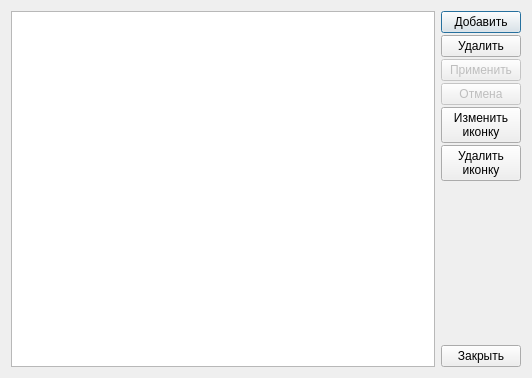
<?xml version="1.0" encoding="UTF-8"?>
<ui version="4.0">
 <class>AddEditTypeDevice</class>
 <widget class="QDialog" name="AddEditTypeDevice">
  <property name="geometry">
   <rect>
    <x>0</x>
    <y>0</y>
    <width>532</width>
    <height>378</height>
   </rect>
  </property>
  <property name="windowTitle">
   <string>Редактирование типов устройств</string>
  </property>
  <property name="windowIcon">
   <iconset resource="../icons.qrc">
    <normaloff>:/22x22/hardware/ico/hardware_22x22.png</normaloff>:/22x22/hardware/ico/hardware_22x22.png</iconset>
  </property>
  <layout class="QHBoxLayout" name="horizontalLayout">
   <item>
    <widget class="QTableView" name="typeDeviceView">
     <property name="font">
      <font>
       <weight>75</weight>
       <bold>true</bold>
      </font>
     </property>
     <property name="alternatingRowColors">
      <bool>true</bool>
     </property>
     <property name="selectionMode">
      <enum>QAbstractItemView::SingleSelection</enum>
     </property>
     <property name="selectionBehavior">
      <enum>QAbstractItemView::SelectRows</enum>
     </property>
     <property name="gridStyle">
      <enum>Qt::DotLine</enum>
     </property>
     <property name="cornerButtonEnabled">
      <bool>false</bool>
     </property>
    </widget>
   </item>
   <item>
    <layout class="QVBoxLayout" name="verticalLayout">
     <property name="spacing">
      <number>2</number>
     </property>
     <item>
      <widget class="QPushButton" name="addButton">
       <property name="text">
        <string>Добавить</string>
       </property>
       <property name="icon">
        <iconset resource="../icons.qrc">
         <normaloff>:/16x16/add/ico/edit_add_16x16.png</normaloff>:/16x16/add/ico/edit_add_16x16.png</iconset>
       </property>
      </widget>
     </item>
     <item>
      <widget class="QPushButton" name="delButton">
       <property name="text">
        <string>Удалить</string>
       </property>
       <property name="icon">
        <iconset resource="../icons.qrc">
         <normaloff>:/16x16/cancelDel/ico/del_16x16.png</normaloff>:/16x16/cancelDel/ico/del_16x16.png</iconset>
       </property>
      </widget>
     </item>
     <item>
      <widget class="QPushButton" name="submitButton">
       <property name="enabled">
        <bool>false</bool>
       </property>
       <property name="text">
        <string>Применить</string>
       </property>
       <property name="icon">
        <iconset resource="../icons.qrc">
         <normaloff>:/16x16/apply/ico/apply_16x16.png</normaloff>:/16x16/apply/ico/apply_16x16.png</iconset>
       </property>
      </widget>
     </item>
     <item>
      <widget class="QPushButton" name="revertButton">
       <property name="enabled">
        <bool>false</bool>
       </property>
       <property name="text">
        <string>Отмена</string>
       </property>
       <property name="icon">
        <iconset resource="../icons.qrc">
         <normaloff>:/16x16/revert/ico/revert_16x16.png</normaloff>:/16x16/revert/ico/revert_16x16.png</iconset>
       </property>
      </widget>
     </item>
     <item>
      <widget class="QPushButton" name="buttonEditIcon">
       <property name="text">
        <string>Изменить
иконку</string>
       </property>
       <property name="icon">
        <iconset resource="../icons.qrc">
         <normaloff>:/16x16/edit/ico/edit_16x16.png</normaloff>:/16x16/edit/ico/edit_16x16.png</iconset>
       </property>
      </widget>
     </item>
     <item>
      <widget class="QPushButton" name="delIcoButton">
       <property name="enabled">
        <bool>true</bool>
       </property>
       <property name="text">
        <string>Удалить
иконку</string>
       </property>
       <property name="icon">
        <iconset resource="../icons.qrc">
         <normaloff>:/16x16/cancelDel/ico/del_16x16.png</normaloff>:/16x16/cancelDel/ico/del_16x16.png</iconset>
       </property>
      </widget>
     </item>
     <item>
      <spacer name="verticalSpacer">
       <property name="orientation">
        <enum>Qt::Vertical</enum>
       </property>
       <property name="sizeHint" stdset="0">
        <size>
         <width>20</width>
         <height>128</height>
        </size>
       </property>
      </spacer>
     </item>
     <item>
      <widget class="QPushButton" name="closeButton">
       <property name="text">
        <string>Закрыть</string>
       </property>
       <property name="icon">
        <iconset resource="../icons.qrc">
         <normaloff>:/16x16/cancelDel/ico/button_cancel_16x16 (1).png</normaloff>:/16x16/cancelDel/ico/button_cancel_16x16 (1).png</iconset>
       </property>
      </widget>
     </item>
    </layout>
   </item>
  </layout>
 </widget>
 <resources>
  <include location="../icons.qrc"/>
 </resources>
 <connections>
  <connection>
   <sender>closeButton</sender>
   <signal>clicked()</signal>
   <receiver>AddEditTypeDevice</receiver>
   <slot>close()</slot>
   <hints>
    <hint type="sourcelabel">
     <x>521</x>
     <y>367</y>
    </hint>
    <hint type="destinationlabel">
     <x>285</x>
     <y>246</y>
    </hint>
   </hints>
  </connection>
 </connections>
</ui>
